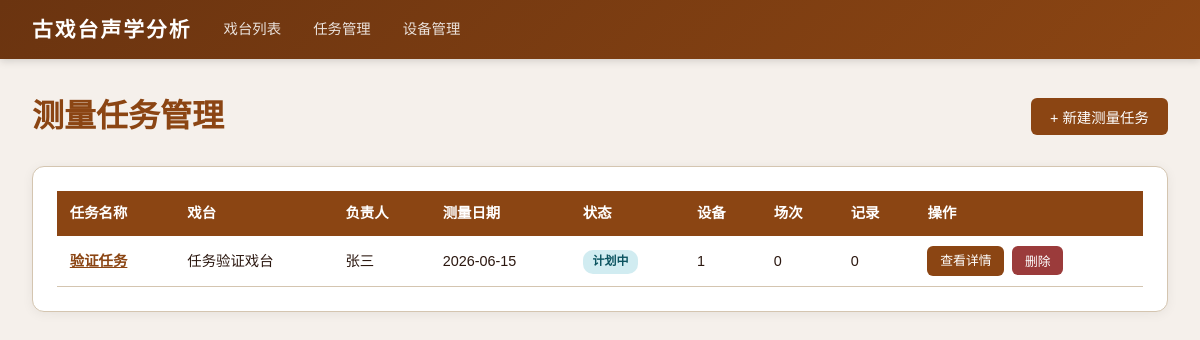
The page /tasks on the database its author committed.
### tables this page shows
CREATE TABLE measurement_tasks (
            id INTEGER PRIMARY KEY AUTOINCREMENT,
            stage_id INTEGER NOT NULL,
            task_name TEXT NOT NULL,
            responsible_person TEXT NOT NULL DEFAULT '',
            measurement_date DATE,
            sampling_start_time TEXT,
            sampling_end_time TEXT,
            status TEXT NOT NULL DEFAULT 'planned',
            site_notes TEXT NOT NULL DEFAULT '',
            created_at TIMESTAMP DEFAULT CURRENT_TIMESTAMP,
            FOREIGN KEY (stage_id) REFERENCES stages(id) ON DELETE CASCADE
        );

CREATE TABLE stages (
            id INTEGER PRIMARY KEY AUTOINCREMENT,
            name TEXT NOT NULL,
            location TEXT NOT NULL DEFAULT '',
            description TEXT NOT NULL DEFAULT '',
            plan_width REAL NOT NULL DEFAULT 20.0,
            plan_height REAL NOT NULL DEFAULT 15.0,
            created_at TIMESTAMP DEFAULT CURRENT_TIMESTAMP
        );

### app/routers/tasks.py (the view)
@router.get("/tasks", response_class=HTMLResponse)
def task_list(request: Request, db=Depends(get_db)):
    cursor = db.cursor()
    cursor.execute("""
        SELECT mt.*, s.name as stage_name, s.location as stage_location,
               (SELECT COUNT(*) FROM task_equipment te WHERE te.task_id = mt.id) as equipment_count,
               (SELECT COUNT(*) FROM measurement_sessions ms WHERE ms.task_id = mt.id) as session_count,
               (SELECT COUNT(*) FROM task_execution_records ter WHERE ter.task_id = mt.id) as record_count
        FROM measurement_tasks mt
        JOIN stages s ON mt.stage_id = s.id
        ORDER BY mt.created_at DESC
    """)
    tasks = [dict(row) for row in cursor.fetchall()]
    cursor.execute("SELECT * FROM stages ORDER BY name")
    stages = [dict(row) for row in cursor.fetchall()]
    warnings = get_calibration_warning(db)
    return templates.TemplateResponse("task_list.html", {
        "request": request,
        "tasks": tasks,
        "stages": stages,
        "equipment_types": EQUIPMENT_TYPES,
        "task_statuses": TASK_STATUSES,
        "warnings": warnings,
        "today": date.today().isoformat()
    })

### app/templates/task_list.html (shortened to what this page needs)
{% extends "base.html" %}
{% block content %}
<div style="display:flex;justify-content:space-between;align-items:center;margin-bottom:1.5rem;">
    <h1 style="color:var(--primary);">测量任务管理</h1>
    <button class="btn btn-primary" onclick="document.getElementById('create-task-form').style.display='block'">+ 新建测量任务</button>
</div>
{% if tasks %}
<div class="card">
    <table>
        <thead>
            <tr>
                <th>任务名称</th>
                <th>戏台</th>
                <th>负责人</th>
                <th>测量日期</th>
                <th>状态</th>
                <th>设备</th>
                <th>场次</th>
                <th>记录</th>
                <th>操作</th>
            </tr>
        </thead>
        <tbody>
            {% for task in tasks %}
            <tr>
                <td><a href="/tasks/{{ task.id }}" style="color:var(--primary);font-weight:600;">{{ task.task_name }}</a></td>
                <td>{{ task.stage_name }}</td>
                <td>{{ task.responsible_person or '-' }}</td>
                <td>{{ task.measurement_date or '-' }}</td>
                <td>
                    {% if task.status == 'planned' %}
                    <span class="badge badge-info">计划中</span>
                    {% elif task.status == 'in_progress' %}
                    <span class="badge badge-warning">进行中</span>
                    {% elif task.status == 'completed' %}
                    <span class="badge badge-success">已完成</span>
                    {% else %}
                    <span class="badge badge-danger">已取消</span>
                    {% endif %}
                </td>
                <td>{{ task.equipment_count }}</td>
                <td>{{ task.session_count }}</td>
                <td>{{ task.record_count }}</td>
                <td class="actions">
                    <a href="/tasks/{{ task.id }}" class="btn btn-primary btn-sm">查看详情</a>
                    <form action="/tasks/{{ task.id }}/delete" method="post" onsubmit="return confirm('确定删除该任务？所有关联数据将被清除。')">
                        <button type="submit" class="btn btn-danger btn-sm">删除</button>
                    </form>
                </td>
            </tr>
            {% endfor %}
        </tbody>
    </table>
</div>
{% else %}
<div class="card" style="text-align:center;padding:3rem;">
    <p style="color:var(--text-light);font-size:1.1rem;margin-bottom:1rem;">尚无测量任务</p>
    <button class="btn btn-primary" onclick="document.getElementById('create-task-form').style.display='block'">创建第一个任务</button>
</div>
{% endif %}
{% endblock %}

### app/templates/base.html (style rules this page uses)
:root { --primary: #8B4513; --primary-light: #A0522D; --primary-dark: #6B3410; --accent: #D4A574; --bg: #F5F0EB; --card-bg: #FFFFFF; --text: #2C1810; --text-light: #6B5B4F; --border: #D4C5B0; --success: #4A7C59; --warning: #C4943A; --danger: #9B3B3B; --info: #4A6B8A; }
* { margin: 0; padding: 0; box-sizing: border-box; }
body { font-family: "PingFang SC", "Microsoft YaHei", "Hiragino Sans GB", sans-serif; background: var(--bg); color: var(--text); line-height: 1.6; }
.card { background: var(--card-bg); border-radius: 12px; box-shadow: 0 2px 12px rgba(0,0,0,0.06); padding: 1.5rem; margin-bottom: 1.5rem; border: 1px solid var(--border); }
.btn { display: inline-block; padding: 0.5rem 1.2rem; border-radius: 6px; border: none; cursor: pointer; font-size: 0.9rem; text-decoration: none; transition: all 0.2s; font-family: inherit; }
.btn-primary { background: var(--primary); color: white; }
.btn-danger { background: var(--danger); color: white; }
.btn-sm { padding: 0.3rem 0.8rem; font-size: 0.8rem; }
form { display: inline; }
table { width: 100%; border-collapse: collapse; font-size: 0.9rem; }
table th { background: var(--primary); color: white; padding: 0.7rem 0.8rem; text-align: left; font-weight: 600; }
table td { padding: 0.6rem 0.8rem; border-bottom: 1px solid var(--border); }
.badge { display: inline-block; padding: 0.15rem 0.6rem; border-radius: 10px; font-size: 0.75rem; font-weight: 600; }
.badge-info { background: #d1ecf1; color: #0c5460; }
.actions { display: flex; gap: 0.5rem; flex-wrap: wrap; }

### rows shown on the page
measurement_tasks: task_name "验证任务", stage_name "任务验证戏台", responsible_person "张三", measurement_date "2026-06-15", status "计划中", equipment_count "1", session_count "0", record_count "0"
